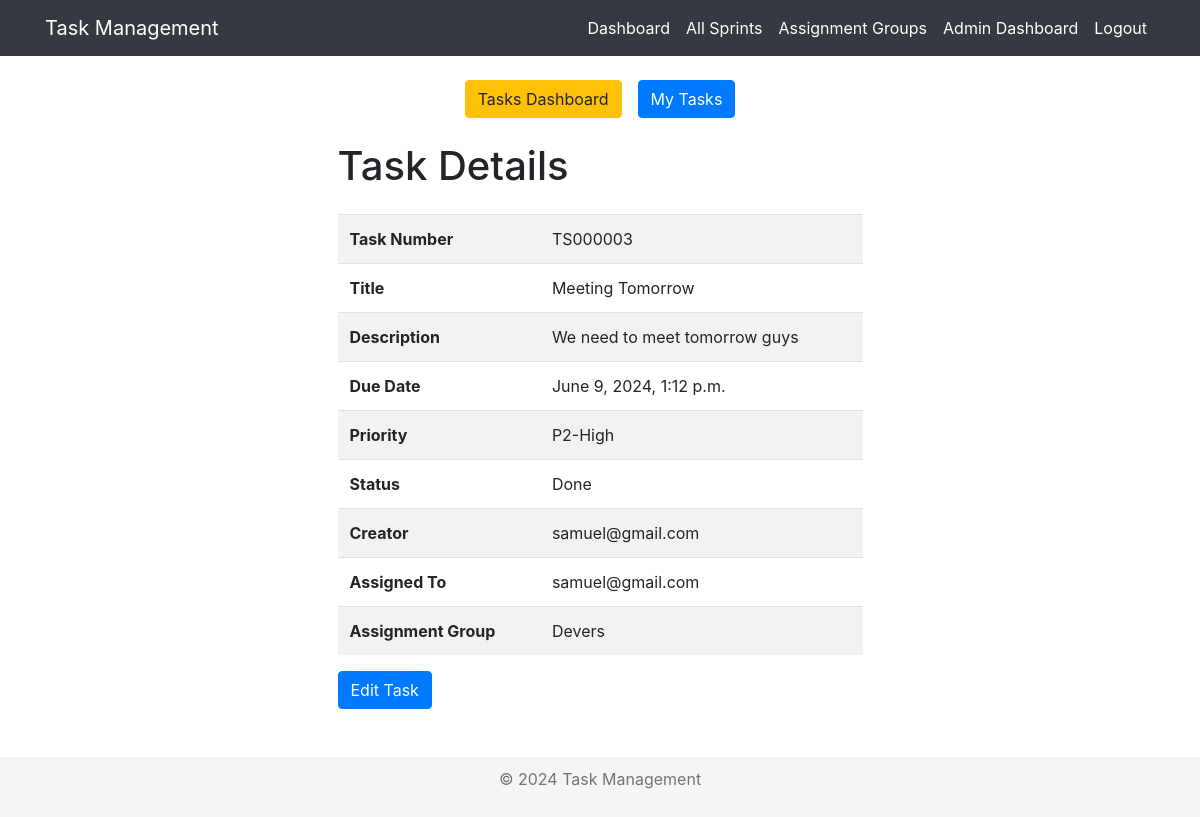
Page /task_detail/2/ (signed in) on the earlier database version.
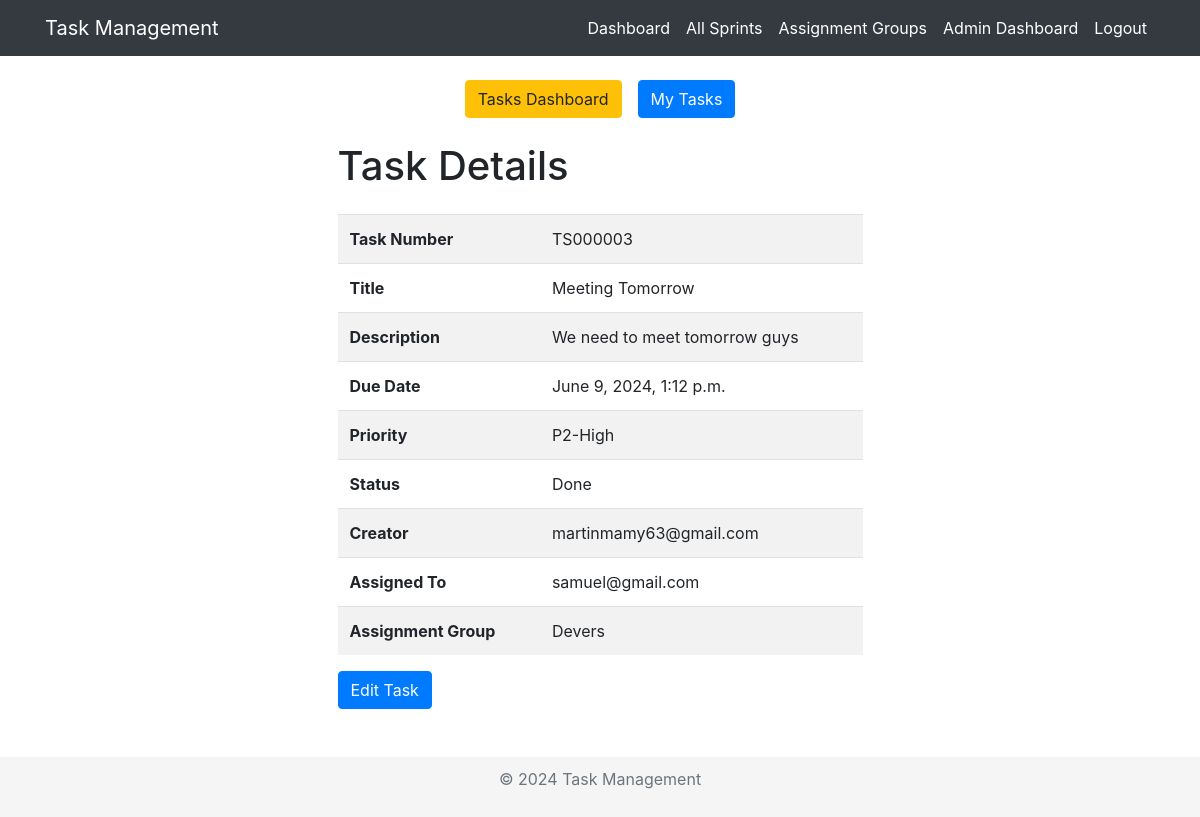
Same page on the later database version.
### taskmanagement/models.py (models this page shows, shortened)
class Task(models.Model):
    task_token = models.CharField(max_length=8, unique=True, blank=True)
    title = models.CharField(max_length=100)
    description = models.TextField()
    due_date = models.DateTimeField(blank=True, null=True)
    PRIORITY_CHOICES = [
        ("P1", "P1-Very High"),
        ("P2", "P2-High"),
        ("P3", "P3-Medium"),
        ("P4", "P4-Low"),
    ]
    priority = models.CharField(max_length=20, choices= PRIORITY_CHOICES, default='P3' )
    STATUS_CHOICES = [
        ("New", "New"),
        ("In Progress", "In Progress"),
        ("Done", "Done")
    ]
    status = models.CharField(max_length=20, choices = STATUS_CHOICES, default="New")
    assignment_group = models.ForeignKey(AssignmentGroup, related_name='tickets', on_delete=models.CASCADE, blank=False, null=False)
    creator = models.ForeignKey(settings.AUTH_USER_MODEL, on_delete=models.CASCADE)
    assigned_to = models.CharField(max_length=255, null=True, blank=True)
    created_at = models.DateTimeField(auto_now_add=True)
    updated_at = models.DateTimeField(auto_now=True)

class CustomUser(AbstractBaseUser, PermissionsMixin):
    email = models.EmailField(unique=True)
    is_active = models.BooleanField(default=True)
    is_staff = models.BooleanField(default=False)
    objects = CustomUserManager()
    USERNAME_FIELD = 'email'
    groups = models.ManyToManyField(
        'auth.Group',
        verbose_name='groups',
        blank=True,
        related_name='custom_user_groups'  # Use a unique related_name
    )
    user_permissions = models.ManyToManyField(
        'auth.Permission',
        verbose_name='user permissions',
        blank=True,
        related_name='custom_user_permissions'  # Use a unique related_name
    )

class AssignmentGroup(models.Model):
    name = models.CharField(max_length=255)
    members = models.ManyToManyField(settings.AUTH_USER_MODEL, related_name='assignment_groups_set')

### taskmanagement/views.py (the view)
# urls.py: path('task_detail/<int:task_id>/', views.task_detail, name='task_detail'),
@login_required
def task_detail(request, task_id):
    task = get_object_or_404(Task, id=task_id)
    return render(request, 'task_detail.html', {'task': task})

### taskmanagement/templates/task_detail.html (shortened to what this page needs)
{% extends 'base.html' %}
{% load static %}
{% block content %}
{% include 'menu.html' %}
    <div class="container">
        <div class="row">
            <div class="col-md-6 offset-md-3">
                <h1 class="mb-4">Task Details</h1>
                <table class="table table-striped">
                    <tr>
                        <th>Task Number</th>
                        <td>{{ task.task_token }}</td>
                    </tr>
                    <tr>
                        <th>Title</th>
                        <td>{{ task.title }}</td>
                    </tr>
                    <tr>
                        <th>Description</th>
                        <td>{{ task.description }}</td>
                    </tr>
                    <tr>
                        <th>Due Date</th>
                        <td>{{ task.due_date }}</td>
                    </tr>
                    <tr>
                        <th>Priority</th>
                        <td>{{ task.get_priority_display }}</td>
                    </tr>
                    <tr>
                        <th>Status</th>
                        <td>{{ task.get_status_display }}</td>
                    </tr>
                    <tr>
                        <th>Creator</th>
                        <td>{{ task.creator.email }}</td>
                    </tr>
                    <tr>
                        <th>Assigned To</th>
                        <td>{{ task.assigned_to }}</td>
                    </tr>
                    <tr>
                        <th>Assignment Group</th>
                        <td>{{ task.assignment_group.name }}</td>
                    </tr>
                </table>
                <a href="{% url 'update_task' task.id %}" class="btn btn-primary">Edit Task</a>
            </div>
        </div>
    </div>
{% endblock %}

Differences in the rows shown:
changed Task "TS000003": creator.email "samuel@gmail.com" → "martinmamy63@gmail.com"
